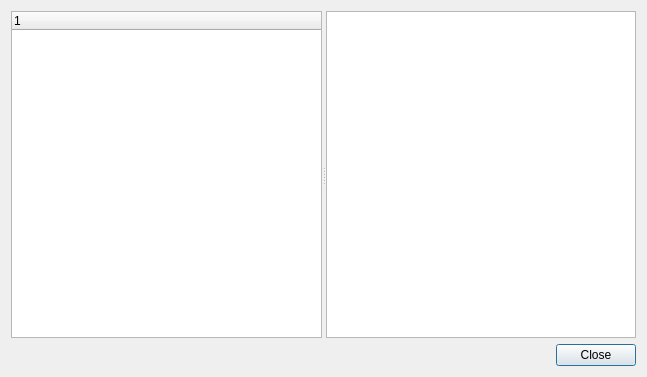
<?xml version="1.0" encoding="UTF-8"?>
<ui version="4.0">
 <class>UserGuide</class>
 <widget class="QDialog" name="UserGuide">
  <property name="geometry">
   <rect>
    <x>0</x>
    <y>0</y>
    <width>647</width>
    <height>377</height>
   </rect>
  </property>
  <property name="windowTitle">
   <string>Dialog</string>
  </property>
  <layout class="QVBoxLayout" name="verticalLayout">
   <item>
    <widget class="QSplitter" name="splitter">
     <property name="sizePolicy">
      <sizepolicy hsizetype="MinimumExpanding" vsizetype="MinimumExpanding">
       <horstretch>0</horstretch>
       <verstretch>0</verstretch>
      </sizepolicy>
     </property>
     <property name="orientation">
      <enum>Qt::Horizontal</enum>
     </property>
     <widget class="QTreeWidget" name="treeContents">
      <column>
       <property name="text">
        <string notr="true">1</string>
       </property>
      </column>
     </widget>
     <widget class="QTextBrowser" name="textBrowser"/>
    </widget>
   </item>
   <item>
    <widget class="QDialogButtonBox" name="buttonBox">
     <property name="standardButtons">
      <set>QDialogButtonBox::Close</set>
     </property>
    </widget>
   </item>
  </layout>
 </widget>
 <resources/>
 <connections/>
</ui>
